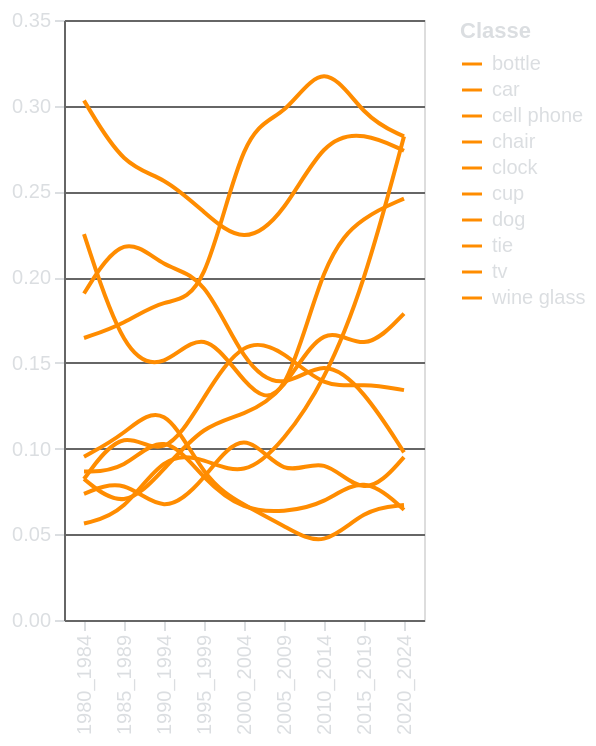

The specification (Vega-Lite) saved for this image:
### Vega-Lite specification from a JSON file in a GitHub repository (floating-point values rounded to 4 significant figures)
{"config": {"background": "transparent", "title": {"color": "#DBDEE1", "fontSize": 16}, "axis": {"domainColor": "#666666", "gridColor": "#666666", "tickColor": "#DBDEE1", "titleColor": "#DBDEE1", "labelColor": "#DBDEE1"}, "legend": {"labelColor": "#DBDEE1", "titleColor": "#DBDEE1"}}, "data": {"name": "data-d471b4f5dc3b4eeaa1b9304055a3022b"}, "mark": {"type": "line", "color": "darkorange", "interpolate": "basis"}, "encoding": {"color": {"field": "Class", "scale": {"domain": ["bottle", "car", "cell phone", "chair", "clock", "cup", "dog", "tie", "tv", "wine glass"], "range": ["darkorange"]}, "title": "Classe", "type": "nominal"}, "detail": {"field": "Class", "type": "nominal"}, "opacity": {"condition": {"param": "Seleziona Classe", "value": 1, "empty": true}, "value": 0.3}, "x": {"field": "lustro", "title": null, "type": "ordinal"}, "y": {"field": "normalized_counts", "title": null, "type": "quantitative"}}, "height": "container", "params": [{"name": "Seleziona Classe", "select": {"type": "point", "fields": ["Class"]}, "bind": "legend"}, {"name": "param_5", "select": {"type": "interval", "encodings": []}, "bind": "scales"}], "width": "container", "$schema": "https://vega.github.io/schema/vega-lite/v5.8.0.json", "datasets": {"data-d471b4f5dc3b4eeaa1b9304055a3022b": [{"lustro": "1980_1984", "Class": "bottle", "counts": 70, "num_videos": 231, "normalized_counts": 0.303}, {"lustro": "1980_1984", "Class": "car", "counts": 38, "num_videos": 231, "normalized_counts": 0.1645}, {"lustro": "1980_1984", "Class": "cell phone", "counts": 19, "num_videos": 231, "normalized_counts": 0.08225}, {"lustro": "1980_1984", "Class": "chair", "counts": 13, "num_videos": 231, "normalized_counts": 0.05628}, {"lustro": "1980_1984", "Class": "clock", "counts": 20, "num_videos": 231, "normalized_counts": 0.08658}, {"lustro": "1980_1984", "Class": "cup", "counts": 52, "num_videos": 231, "normalized_counts": 0.2251}, {"lustro": "1980_1984", "Class": "dog", "counts": 17, "num_videos": 231, "normalized_counts": 0.07359}, {"lustro": "1980_1984", "Class": "tie", "counts": 44, "num_videos": 231, "normalized_counts": 0.1905}, {"lustro": "1980_1984", "Class": "tv", "counts": 19, "num_videos": 231, "normalized_counts": 0.08225}, {"lustro": "1980_1984", "Class": "wine glass", "counts": 22, "num_videos": 231, "normalized_counts": 0.09524}, {"lustro": "1985_1989", "Class": "bottle", "counts": 225, "num_videos": 852, "normalized_counts": 0.2641}, {"lustro": "1985_1989", "Class": "car", "counts": 147, "num_videos": 852, "normalized_counts": 0.1725}, {"lustro": "1985_1989", "Class": "cell phone", "counts": 54, "num_videos": 852, "normalized_counts": 0.06338}, {"lustro": "1985_1989", "Class": "chair", "counts": 53, "num_videos": 852, "normalized_counts": 0.06221}, {"lustro": "1985_1989", "Class": "clock", "counts": 74, "num_videos": 852, "normalized_counts": 0.08685}, {"lustro": "1985_1989", "Class": "cup", "counts": 131, "num_videos": 852, "normalized_counts": 0.1538}, {"lustro": "1985_1989", "Class": "dog", "counts": 71, "num_videos": 852, "normalized_counts": 0.08333}, {"lustro": "1985_1989", "Class": "tie", "counts": 194, "num_videos": 852, "normalized_counts": 0.2277}, {"lustro": "1985_1989", "Class": "tv", "counts": 97, "num_videos": 852, "normalized_counts": 0.1138}, {"lustro": "1985_1989", "Class": "wine glass", "counts": 92, "num_videos": 852, "normalized_counts": 0.108}, {"lustro": "1990_1994", "Class": "bottle", "counts": 215, "num_videos": 831, "normalized_counts": 0.2587}, {"lustro": "1990_1994", "Class": "car", "counts": 156, "num_videos": 831, "normalized_counts": 0.1877}, {"lustro": "1990_1994", "Class": "cell phone", "counts": 73, "num_videos": 831, "normalized_counts": 0.08785}, {"lustro": "1990_1994", "Class": "chair", "counts": 81, "num_videos": 831, "normalized_counts": 0.09747}, {"lustro": "1990_1994", "Class": "clock", "counts": 93, "num_videos": 831, "normalized_counts": 0.1119}, {"lustro": "1990_1994", "Class": "cup", "counts": 121, "num_videos": 831, "normalized_counts": 0.1456}, {"lustro": "1990_1994", "Class": "dog", "counts": 50, "num_videos": 831, "normalized_counts": 0.06017}, {"lustro": "1990_1994", "Class": "tie", "counts": 170, "num_videos": 831, "normalized_counts": 0.2046}, {"lustro": "1990_1994", "Class": "tv", "counts": 76, "num_videos": 831, "normalized_counts": 0.09146}, {"lustro": "1990_1994", "Class": "wine glass", "counts": 108, "num_videos": 831, "normalized_counts": 0.13}, {"lustro": "1995_1999", "Class": "bottle", "counts": 73, "num_videos": 307, "normalized_counts": 0.2378}, {"lustro": "1995_1999", "Class": "car", "counts": 57, "num_videos": 307, "normalized_counts": 0.1857}, {"lustro": "1995_1999", "Class": "cell phone", "counts": 35, "num_videos": 307, "normalized_counts": 0.114}, {"lustro": "1995_1999", "Class": "chair", "counts": 29, "num_videos": 307, "normalized_counts": 0.09446}, {"lustro": "1995_1999", "Class": "clock", "counts": 25, "num_videos": 307, "normalized_counts": 0.08143}, {"lustro": "1995_1999", "Class": "cup", "counts": 53, "num_videos": 307, "normalized_counts": 0.1726}, {"lustro": "1995_1999", "Class": "dog", "counts": 25, "num_videos": 307, "normalized_counts": 0.08143}, {"lustro": "1995_1999", "Class": "tie", "counts": 62, "num_videos": 307, "normalized_counts": 0.202}, {"lustro": "1995_1999", "Class": "tv", "counts": 40, "num_videos": 307, "normalized_counts": 0.1303}, {"lustro": "1995_1999", "Class": "wine glass", "counts": 25, "num_videos": 307, "normalized_counts": 0.08143}, {"lustro": "2000_2004", "Class": "bottle", "counts": 137, "num_videos": 628, "normalized_counts": 0.2182}, {"lustro": "2000_2004", "Class": "car", "counts": 182, "num_videos": 628, "normalized_counts": 0.2898}, {"lustro": "2000_2004", "Class": "cell phone", "counts": 75, "num_videos": 628, "normalized_counts": 0.1194}, {"lustro": "2000_2004", "Class": "chair", "counts": 52, "num_videos": 628, "normalized_counts": 0.0828}, {"lustro": "2000_2004", "Class": "clock", "counts": 40, "num_videos": 628, "normalized_counts": 0.06369}, {"lustro": "2000_2004", "Class": "cup", "counts": 86, "num_videos": 628, "normalized_counts": 0.1369}, {"lustro": "2000_2004", "Class": "dog", "counts": 72, "num_videos": 628, "normalized_counts": 0.1146}, {"lustro": "2000_2004", "Class": "tie", "counts": 93, "num_videos": 628, "normalized_counts": 0.1481}, {"lustro": "2000_2004", "Class": "tv", "counts": 104, "num_videos": 628, "normalized_counts": 0.1656}, {"lustro": "2000_2004", "Class": "wine glass", "counts": 42, "num_videos": 628, "normalized_counts": 0.06688}, {"lustro": "2005_2009", "Class": "bottle", "counts": 211, "num_videos": 891, "normalized_counts": 0.2368}, {"lustro": "2005_2009", "Class": "car", "counts": 260, "num_videos": 891, "normalized_counts": 0.2918}, {"lustro": "2005_2009", "Class": "cell phone", "counts": 118, "num_videos": 891, "normalized_counts": 0.1324}, {"lustro": "2005_2009", "Class": "chair", "counts": 93, "num_videos": 891, "normalized_counts": 0.1044}, {"lustro": "2005_2009", "Class": "clock", "counts": 56, "num_videos": 891, "normalized_counts": 0.06285}, {"lustro": "2005_2009", "Class": "cup", "counts": 107, "num_videos": 891, "normalized_counts": 0.1201}, {"lustro": "2005_2009", "Class": "dog", "counts": 72, "num_videos": 891, "normalized_counts": 0.08081}, {"lustro": "2005_2009", "Class": "tie", "counts": 119, "num_videos": 891, "normalized_counts": 0.1336}, {"lustro": "2005_2009", "Class": "tv", "counts": 140, "num_videos": 891, "normalized_counts": 0.1571}, {"lustro": "2005_2009", "Class": "wine glass", "counts": 49, "num_videos": 891, "normalized_counts": 0.05499}, {"lustro": "2010_2014", "Class": "bottle", "counts": 75, "num_videos": 267, "normalized_counts": 0.2809}, {"lustro": "2010_2014", "Class": "car", "counts": 88, "num_videos": 267, "normalized_counts": 0.3296}, {"lustro": "2010_2014", "Class": "cell phone", "counts": 47, "num_videos": 267, "normalized_counts": 0.176}, {"lustro": "2010_2014", "Class": "chair", "counts": 37, "num_videos": 267, "normalized_counts": 0.1386}, {"lustro": "2010_2014", "Class": "clock", "counts": 18, "num_videos": 267, "normalized_counts": 0.06742}, {"lustro": "2010_2014", "Class": "cup", "counts": 57, "num_videos": 267, "normalized_counts": 0.2135}, {"lustro": "2010_2014", "Class": "dog", "counts": 26, "num_videos": 267, "normalized_counts": 0.09738}, {"lustro": "2010_2014", "Class": "tie", "counts": 41, "num_videos": 267, "normalized_counts": 0.1536}, {"lustro": "2010_2014", "Class": "tv", "counts": 36, "num_videos": 267, "normalized_counts": 0.1348}, {"lustro": "2010_2014", "Class": "wine glass", "counts": 11, "num_videos": 267, "normalized_counts": 0.0412}, {"lustro": "2015_2019", "Class": "bottle", "counts": 70, "num_videos": 246, "normalized_counts": 0.2846}, {"lustro": "2015_2019", "Class": "car", "counts": 72, "num_videos": 246, "normalized_counts": 0.2927}, {"lustro": "2015_2019", "Class": "cell phone", "counts": 38, "num_videos": 246, "normalized_counts": 0.1545}, {"lustro": "2015_2019", "Class": "chair", "counts": 48, "num_videos": 246, "normalized_counts": 0.1951}, {"lustro": "2015_2019", "Class": "clock", "counts": 21, "num_videos": 246, "normalized_counts": 0.08537}, {"lustro": "2015_2019", "Class": "cup", "counts": 58, "num_videos": 246, "normalized_counts": 0.2358}, {"lustro": "2015_2019", "Class": "dog", "counts": 17, "num_videos": 246, "normalized_counts": 0.06911}, {"lustro": "2015_2019", "Class": "tie", "counts": 33, "num_videos": 246, "normalized_counts": 0.1341}, {"lustro": "2015_2019", "Class": "tv", "counts": 34, "num_videos": 246, "normalized_counts": 0.1382}, {"lustro": "2015_2019", "Class": "wine glass", "counts": 16, "num_videos": 246, "normalized_counts": 0.06504}, {"lustro": "2020_2024", "Class": "bottle", "counts": 98, "num_videos": 358, "normalized_counts": 0.2737}, {"lustro": "2020_2024", "Class": "car", "counts": 101, "num_videos": 358, "normalized_counts": 0.2821}, {"lustro": "2020_2024", "Class": "cell phone", "counts": 64, "num_videos": 358, "normalized_counts": 0.1788}, {"lustro": "2020_2024", "Class": "chair", "counts": 101, "num_videos": 358, "normalized_counts": 0.2821}, {"lustro": "2020_2024", "Class": "clock", "counts": 23, "num_videos": 358, "normalized_counts": 0.06425}, {"lustro": "2020_2024", "Class": "cup", "counts": 88, "num_videos": 358, "normalized_counts": 0.2458}, {"lustro": "2020_2024", "Class": "dog", "counts": 34, "num_videos": 358, "normalized_counts": 0.09497}, {"lustro": "2020_2024", "Class": "tie", "counts": 35, "num_videos": 358, "normalized_counts": 0.09777}, {"lustro": "2020_2024", "Class": "tv", "counts": 48, "num_videos": 358, "normalized_counts": 0.1341}, {"lustro": "2020_2024", "Class": "wine glass", "counts": 24, "num_videos": 358, "normalized_counts": 0.06704}]}}
